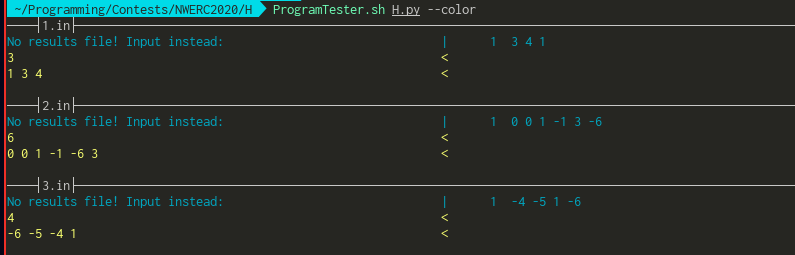
#> input picture media/programtester.png, 795 x 255 px
$ python -i quick_show_image_on_external_display.py   (imports and definitions only)
#> lines starting #> are read from the running program, lines starting #| are printed output that depends on the picture
#!/usr/bin/env -S uv run --script --with pillow
"""
Floating image viewer for X11 with rotation support
Displays images on a secondary monitor as a floating window
"""

import sys
import os
import subprocess
import re
import tempfile
from pathlib import Path
from PIL import Image, ImageTk
import tkinter as tk


def get_monitor_geometry():
    """Get geometry of all monitors using xrandr"""
    try:
        output = subprocess.check_output(['xrandr', '--query'], text=True)
        monitors = []

        for line in output.split('\n'):
            # Match lines like: "HDMI-1 connected 1920x1080+1920+0"
            match = re.search(r'^(\S+)\s+connected\s+(\d+)x(\d+)\+(\d+)\+(\d+)', line)
            if match:
                name = match.group(1)
                width = int(match.group(2))
                height = int(match.group(3))
                x_offset = int(match.group(4))
                y_offset = int(match.group(5))
                monitors.append({
                    'name': name,
                    'width': width,
                    'height': height,
                    'x': x_offset,
                    'y': y_offset
                })

        return monitors
    except Exception as e:
        print(f"Warning: Could not get monitor info: {e}", file=sys.stderr)
        return None


# [106 lines left out: functions get_focused_monitor, capture_monitor, not called in this run]


class ScreenshotSelector:
    """Interactive screenshot selection tool"""
    # [70 lines left out: functions __init__, on_press, not called in this run]

    def on_drag(self, event):
        if self.rect:
            self.canvas.coords(self.rect, self.start_x, self.start_y, event.x, event.y)

    # [10 lines left out: function on_release, not called in this run]

    def on_escape(self, event):
        self.cancelled = True
        self.root.quit()

    # [28 lines left out: functions run, interactive_screenshot, not called in this run]


class FloatingImageViewer:
    def __init__(self, image_source, is_image=True):
#> called with image_source = 'media/programtester.png', is_image = False
        self.root = tk.Tk()
        self.root.title("Image Viewer")

        # Make window floating (above other windows)
        self.root.attributes('-topmost', True)

        # Remove window decorations for a cleaner look
        self.root.overrideredirect(True)

        # Load and rotate image 180 degrees
        try:
            if is_image:
                # image_source is a PIL Image
                img = image_source
            else:
                # image_source is a file path
                img = Image.open(image_source)
#> img is the input picture: PIL image 795x255 RGB; mean R, G, B 39.9, 45.1, 41.4

            img = img.rotate(180, expand=True)
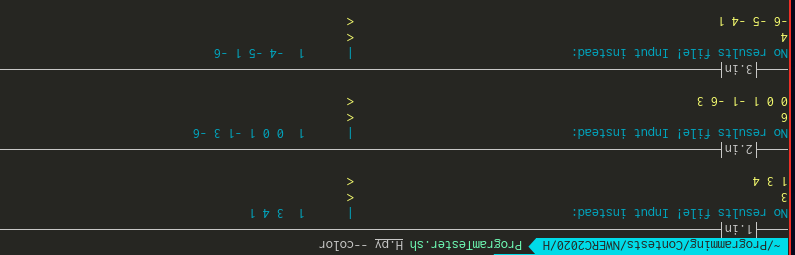
#> img: PIL image 795x255 RGB; mean R, G, B 39.9, 45.1, 41.4

            # Get monitor information
            monitors = get_monitor_geometry()

            if monitors and len(monitors) >= 2:
                # Use second monitor
                target_monitor = monitors[1]
                monitor_width = target_monitor['width']
                monitor_height = target_monitor['height']
                monitor_x = target_monitor['x']
                monitor_y = target_monitor['y']
            elif monitors and len(monitors) == 1:
                # Only one monitor, use right half
                target_monitor = monitors[0]
                monitor_width = target_monitor['width'] // 2
                monitor_height = target_monitor['height']
                monitor_x = target_monitor['x'] + monitor_width
                monitor_y = target_monitor['y']
            else:
                # Fallback to screen dimensions
                screen_width = self.root.winfo_screenwidth()
                screen_height = self.root.winfo_screenheight()
                monitor_width = screen_width // 2
                monitor_height = screen_height
                monitor_x = monitor_width
                monitor_y = 0

            # Scale image to fit monitor while maintaining aspect ratio
            # Calculate scaling factors for width and height
            img_width, img_height = img.size
            width_ratio = monitor_width / img_width
            height_ratio = monitor_height / img_height

            # Use the smaller ratio so entire image fits within monitor
            scale_ratio = min(width_ratio, height_ratio)

            new_width = int(img_width * scale_ratio)
            new_height = int(img_height * scale_ratio)

            img = img.resize((new_width, new_height), Image.Resampling.LANCZOS)

            # Convert to PhotoImage
            self.photo = ImageTk.PhotoImage(img)

            # Create label with image
            self.label = tk.Label(self.root, image=self.photo, bg='black')
            self.label.pack()

            # Center window on target monitor
            window_width = img.width
            window_height = img.height

            x_pos = monitor_x + (monitor_width - window_width) // 2
            y_pos = monitor_y + (monitor_height - window_height) // 2

            self.root.geometry(f'{window_width}x{window_height}+{x_pos}+{y_pos}')

            # Bind escape key to close
            self.root.bind('<Escape>', lambda e: self.close())

            # Bind click to close
            self.label.bind('<Button-1>', lambda e: self.close())

            # Focus the window
            self.root.focus_force()

        except Exception as e:
            print(f"Error loading image: {e}", file=sys.stderr)
            sys.exit(1)

    def close(self):
        self.root.destroy()

    def run(self):
        self.root.mainloop()


def close_existing_viewer():
    """Close any existing instance of this viewer"""
    pid_file = '/tmp/floating_image_viewer.pid'

    if os.path.exists(pid_file):
        try:
            with open(pid_file, 'r') as f:
                old_pid = int(f.read().strip())

            # Try to kill the old process
            os.kill(old_pid, 9)
        except (ProcessLookupError, ValueError):
            # Process doesn't exist anymore
            pass
        except Exception as e:
            print(f"Warning: Could not close existing viewer: {e}", file=sys.stderr)

    # Write current PID
    with open(pid_file, 'w') as f:
        f.write(str(os.getpid()))


def main():
    screenshot_mode = False
    image_path = None

    # Parse arguments
    if len(sys.argv) == 2:
        if sys.argv[1] == '--screenshot':
            screenshot_mode = True
        else:
            image_path = sys.argv[1]
    elif len(sys.argv) == 1:
        print("Usage: floating_image_viewer.py <image_path>")
        print("   or: floating_image_viewer.py --screenshot")
        sys.exit(1)
    else:
        print("Usage: floating_image_viewer.py <image_path>")
        print("   or: floating_image_viewer.py --screenshot")
        sys.exit(1)

    # Close existing viewer if any
    close_existing_viewer()

    if screenshot_mode:
        # Interactive screenshot
        img = interactive_screenshot()
        if img is None:
            print("Screenshot cancelled")
            sys.exit(0)

        # Create and run viewer with PIL Image
        viewer = FloatingImageViewer(img, is_image=True)
        viewer.run()
    else:
        # Load from file
        if not os.path.exists(image_path):
            print(f"Error: Image file not found: {image_path}", file=sys.stderr)
            sys.exit(1)

        # Create and run viewer with file path
        viewer = FloatingImageViewer(image_path, is_image=False)
        viewer.run()

    # Clean up PID file on exit
    try:
        os.remove('/tmp/floating_image_viewer.pid')
    except:
        pass


# [2 lines not run here, left out]

#> (the run stopped early here; a loop or call above may not have finished)

$ run again, with media/record.png copied over media/programtester.png
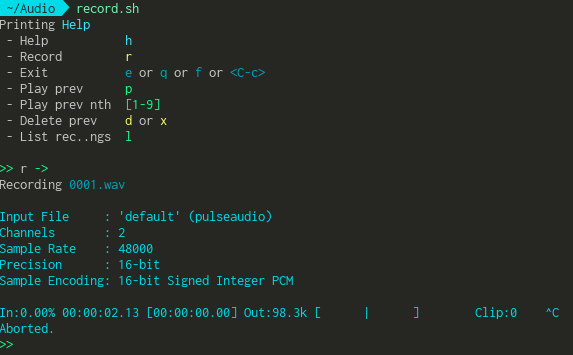
#> input picture media/record.png, 573 x 355 px
#> in __init__, img is the input picture: PIL image 573x355 RGB; mean R, G, B 38.4, 43.1, 39.3
#> in __init__, `img = img.rotate(180, expand=True)`:
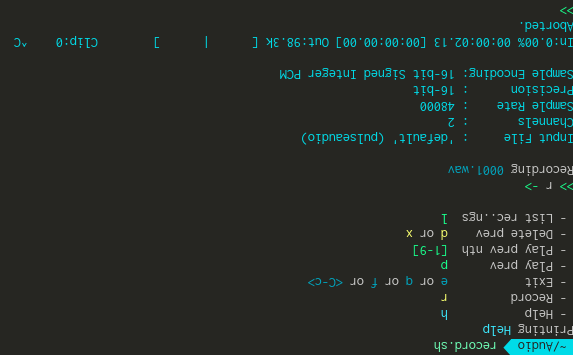
#> img: PIL image 573x355 RGB; mean R, G, B 38.4, 43.1, 39.3
